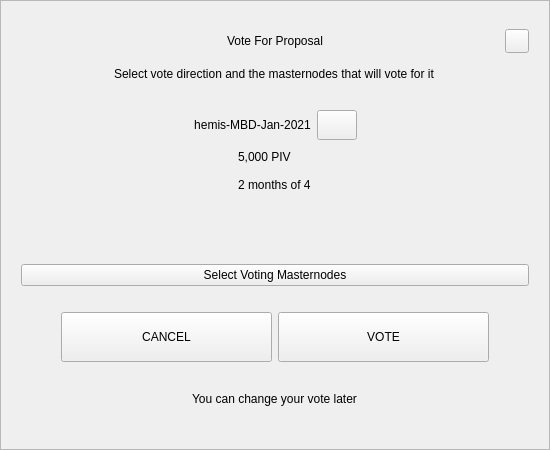
<?xml version="1.0" encoding="UTF-8"?>
<ui version="4.0">
 <class>VoteDialog</class>
 <widget class="QWidget" name="VoteDialog">
  <property name="geometry">
   <rect>
    <x>0</x>
    <y>0</y>
    <width>550</width>
    <height>450</height>
   </rect>
  </property>
  <layout class="QVBoxLayout" name="verticalLayout_1">
   <property name="spacing">
    <number>0</number>
   </property>
   <property name="leftMargin">
    <number>0</number>
   </property>
   <property name="topMargin">
    <number>0</number>
   </property>
   <property name="rightMargin">
    <number>0</number>
   </property>
   <property name="bottomMargin">
    <number>0</number>
   </property>
   <item>
    <widget class="QFrame" name="frame">
     <property name="styleSheet">
      <string notr="true"/>
     </property>
     <property name="frameShape">
      <enum>QFrame::StyledPanel</enum>
     </property>
     <property name="frameShadow">
      <enum>QFrame::Raised</enum>
     </property>
     <layout class="QVBoxLayout" name="verticalLayout_2">
      <property name="spacing">
       <number>6</number>
      </property>
      <property name="leftMargin">
       <number>20</number>
      </property>
      <property name="topMargin">
       <number>20</number>
      </property>
      <property name="rightMargin">
       <number>20</number>
      </property>
      <property name="bottomMargin">
       <number>20</number>
      </property>
      <item>
       <layout class="QHBoxLayout" name="horizontalLayout_1">
        <property name="spacing">
         <number>0</number>
        </property>
        <item>
         <spacer name="horizontalSpacer_1">
          <property name="orientation">
           <enum>Qt::Horizontal</enum>
          </property>
          <property name="sizeHint" stdset="0">
           <size>
            <width>40</width>
            <height>20</height>
           </size>
          </property>
         </spacer>
        </item>
        <item>
         <widget class="QLabel" name="labelTitle">
          <property name="minimumSize">
           <size>
            <width>0</width>
            <height>40</height>
           </size>
          </property>
          <property name="maximumSize">
           <size>
            <width>16777215</width>
            <height>40</height>
           </size>
          </property>
          <property name="styleSheet">
           <string notr="true">padding-left:24px;</string>
          </property>
          <property name="text">
           <string>Vote For Proposal</string>
          </property>
          <property name="alignment">
           <set>Qt::AlignCenter</set>
          </property>
          <property name="margin">
           <number>7</number>
          </property>
         </widget>
        </item>
        <item>
         <spacer name="horizontalSpacer_2">
          <property name="orientation">
           <enum>Qt::Horizontal</enum>
          </property>
          <property name="sizeHint" stdset="0">
           <size>
            <width>40</width>
            <height>20</height>
           </size>
          </property>
         </spacer>
        </item>
        <item>
         <widget class="QPushButton" name="btnEsc">
          <property name="minimumSize">
           <size>
            <width>24</width>
            <height>24</height>
           </size>
          </property>
          <property name="maximumSize">
           <size>
            <width>24</width>
            <height>24</height>
           </size>
          </property>
          <property name="focusPolicy">
           <enum>Qt::NoFocus</enum>
          </property>
          <property name="text">
           <string/>
          </property>
         </widget>
        </item>
       </layout>
      </item>
      <item alignment="Qt::AlignHCenter">
       <widget class="QLabel" name="labelSubtitle">
        <property name="text">
         <string>Select vote direction and the masternodes that will vote for it</string>
        </property>
       </widget>
      </item>
      <item>
       <spacer name="verticalSpacer_1">
        <property name="orientation">
         <enum>Qt::Vertical</enum>
        </property>
        <property name="sizeType">
         <enum>QSizePolicy::Expanding</enum>
        </property>
        <property name="sizeHint" stdset="0">
         <size>
          <width>20</width>
          <height>40</height>
         </size>
        </property>
       </spacer>
      </item>
      <item>
       <layout class="QHBoxLayout" name="horizontalLayout_2">
        <item>
         <spacer name="horizontalSpacer_3">
          <property name="orientation">
           <enum>Qt::Horizontal</enum>
          </property>
          <property name="sizeHint" stdset="0">
           <size>
            <width>40</width>
            <height>20</height>
           </size>
          </property>
         </spacer>
        </item>
        <item>
         <widget class="QLabel" name="labelTitleVote">
          <property name="minimumSize">
           <size>
            <width>0</width>
            <height>30</height>
           </size>
          </property>
          <property name="text">
           <string notr="true">hemis-MBD-Jan-2021</string>
          </property>
          <property name="alignment">
           <set>Qt::AlignCenter</set>
          </property>
          <property name="wordWrap">
           <bool>true</bool>
          </property>
         </widget>
        </item>
        <item>
         <widget class="QPushButton" name="btnLink">
          <property name="minimumSize">
           <size>
            <width>0</width>
            <height>30</height>
           </size>
          </property>
          <property name="maximumSize">
           <size>
            <width>16777215</width>
            <height>30</height>
           </size>
          </property>
          <property name="cursor">
           <cursorShape>PointingHandCursor</cursorShape>
          </property>
          <property name="text">
           <string/>
          </property>
         </widget>
        </item>
        <item>
         <spacer name="horizontalSpacer_4">
          <property name="orientation">
           <enum>Qt::Horizontal</enum>
          </property>
          <property name="sizeHint" stdset="0">
           <size>
            <width>40</width>
            <height>20</height>
           </size>
          </property>
         </spacer>
        </item>
       </layout>
      </item>
      <item alignment="Qt::AlignHCenter">
       <widget class="QWidget" name="widget" native="true">
        <property name="minimumSize">
         <size>
          <width>0</width>
          <height>50</height>
         </size>
        </property>
        <layout class="QVBoxLayout" name="verticalLayout_3">
         <property name="spacing">
          <number>6</number>
         </property>
         <property name="leftMargin">
          <number>0</number>
         </property>
         <property name="topMargin">
          <number>0</number>
         </property>
         <property name="rightMargin">
          <number>0</number>
         </property>
         <property name="bottomMargin">
          <number>0</number>
         </property>
         <item>
          <widget class="QLabel" name="labelAmount">
           <property name="text">
            <string notr="true">5,000 PIV</string>
           </property>
          </widget>
         </item>
         <item>
          <widget class="QLabel" name="labelTime">
           <property name="text">
            <string notr="true">2 months of 4</string>
           </property>
          </widget>
         </item>
        </layout>
       </widget>
      </item>
      <item>
       <spacer name="verticalSpacer_2">
        <property name="orientation">
         <enum>Qt::Vertical</enum>
        </property>
        <property name="sizeType">
         <enum>QSizePolicy::Fixed</enum>
        </property>
        <property name="sizeHint" stdset="0">
         <size>
          <width>20</width>
          <height>10</height>
         </size>
        </property>
       </spacer>
      </item>
      <item>
       <widget class="QWidget" name="containerVotes" native="true">
        <property name="minimumSize">
         <size>
          <width>0</width>
          <height>36</height>
         </size>
        </property>
        <layout class="QHBoxLayout" name="horizontalLayout_3" stretch="1,0,1">
         <property name="spacing">
          <number>0</number>
         </property>
         <property name="leftMargin">
          <number>0</number>
         </property>
         <property name="topMargin">
          <number>0</number>
         </property>
         <property name="rightMargin">
          <number>0</number>
         </property>
         <property name="bottomMargin">
          <number>0</number>
         </property>
         <item>
          <widget class="QWidget" name="containerNo" native="true">
           <property name="sizePolicy">
            <sizepolicy hsizetype="Expanding" vsizetype="Preferred">
             <horstretch>0</horstretch>
             <verstretch>0</verstretch>
            </sizepolicy>
           </property>
           <property name="minimumSize">
            <size>
             <width>0</width>
             <height>36</height>
            </size>
           </property>
           <layout class="QGridLayout" name="gridLayout">
            <property name="leftMargin">
             <number>0</number>
            </property>
            <property name="topMargin">
             <number>0</number>
            </property>
            <property name="rightMargin">
             <number>0</number>
            </property>
            <property name="bottomMargin">
             <number>0</number>
            </property>
            <property name="spacing">
             <number>0</number>
            </property>
           </layout>
          </widget>
         </item>
         <item>
          <spacer name="horizontalSpacer_5">
           <property name="orientation">
            <enum>Qt::Horizontal</enum>
           </property>
           <property name="sizeType">
            <enum>QSizePolicy::Fixed</enum>
           </property>
           <property name="sizeHint" stdset="0">
            <size>
             <width>16</width>
             <height>20</height>
            </size>
           </property>
          </spacer>
         </item>
         <item>
          <widget class="QWidget" name="containerYes" native="true">
           <property name="minimumSize">
            <size>
             <width>0</width>
             <height>36</height>
            </size>
           </property>
           <property name="layoutDirection">
            <enum>Qt::LeftToRight</enum>
           </property>
           <layout class="QGridLayout" name="gridLayout_2">
            <property name="leftMargin">
             <number>0</number>
            </property>
            <property name="topMargin">
             <number>0</number>
            </property>
            <property name="rightMargin">
             <number>0</number>
            </property>
            <property name="bottomMargin">
             <number>0</number>
            </property>
            <property name="horizontalSpacing">
             <number>0</number>
            </property>
           </layout>
          </widget>
         </item>
        </layout>
       </widget>
      </item>
      <item>
       <spacer name="verticalSpacer_3">
        <property name="orientation">
         <enum>Qt::Vertical</enum>
        </property>
        <property name="sizeType">
         <enum>QSizePolicy::Fixed</enum>
        </property>
        <property name="sizeHint" stdset="0">
         <size>
          <width>20</width>
          <height>10</height>
         </size>
        </property>
       </spacer>
      </item>
      <item>
       <widget class="QPushButton" name="btnSelectMasternodes">
        <property name="cursor">
         <cursorShape>PointingHandCursor</cursorShape>
        </property>
        <property name="text">
         <string>Select Voting Masternodes</string>
        </property>
       </widget>
      </item>
      <item>
       <spacer name="verticalSpacer_4">
        <property name="orientation">
         <enum>Qt::Vertical</enum>
        </property>
        <property name="sizeType">
         <enum>QSizePolicy::Fixed</enum>
        </property>
        <property name="sizeHint" stdset="0">
         <size>
          <width>20</width>
          <height>20</height>
         </size>
        </property>
       </spacer>
      </item>
      <item>
       <layout class="QHBoxLayout" name="horizontalLayout_4" stretch="0,2,2,0">
        <item>
         <spacer name="horizontalSpacer_6">
          <property name="orientation">
           <enum>Qt::Horizontal</enum>
          </property>
          <property name="sizeHint" stdset="0">
           <size>
            <width>40</width>
            <height>20</height>
           </size>
          </property>
         </spacer>
        </item>
        <item>
         <widget class="QPushButton" name="btnCancel">
          <property name="minimumSize">
           <size>
            <width>0</width>
            <height>50</height>
           </size>
          </property>
          <property name="focusPolicy">
           <enum>Qt::NoFocus</enum>
          </property>
          <property name="text">
           <string>CANCEL</string>
          </property>
         </widget>
        </item>
        <item>
         <widget class="QPushButton" name="btnSave">
          <property name="minimumSize">
           <size>
            <width>0</width>
            <height>50</height>
           </size>
          </property>
          <property name="focusPolicy">
           <enum>Qt::NoFocus</enum>
          </property>
          <property name="text">
           <string>VOTE</string>
          </property>
         </widget>
        </item>
        <item>
         <spacer name="horizontalSpacer_7">
          <property name="orientation">
           <enum>Qt::Horizontal</enum>
          </property>
          <property name="sizeHint" stdset="0">
           <size>
            <width>40</width>
            <height>20</height>
           </size>
          </property>
         </spacer>
        </item>
       </layout>
      </item>
      <item>
       <spacer name="verticalSpacer_5">
        <property name="orientation">
         <enum>Qt::Vertical</enum>
        </property>
        <property name="sizeType">
         <enum>QSizePolicy::Expanding</enum>
        </property>
        <property name="sizeHint" stdset="0">
         <size>
          <width>20</width>
          <height>10</height>
         </size>
        </property>
       </spacer>
      </item>
      <item>
       <spacer name="verticalSpacer_6">
        <property name="orientation">
         <enum>Qt::Vertical</enum>
        </property>
        <property name="sizeHint" stdset="0">
         <size>
          <width>20</width>
          <height>40</height>
         </size>
        </property>
       </spacer>
      </item>
      <item alignment="Qt::AlignHCenter">
       <widget class="QLabel" name="labelMessage">
        <property name="text">
         <string>You can change your vote later</string>
        </property>
       </widget>
      </item>
      <item>
       <spacer name="verticalSpacer_7">
        <property name="orientation">
         <enum>Qt::Vertical</enum>
        </property>
        <property name="sizeType">
         <enum>QSizePolicy::Expanding</enum>
        </property>
        <property name="sizeHint" stdset="0">
         <size>
          <width>20</width>
          <height>40</height>
         </size>
        </property>
       </spacer>
      </item>
     </layout>
    </widget>
   </item>
  </layout>
 </widget>
 <resources/>
 <connections/>
</ui>
